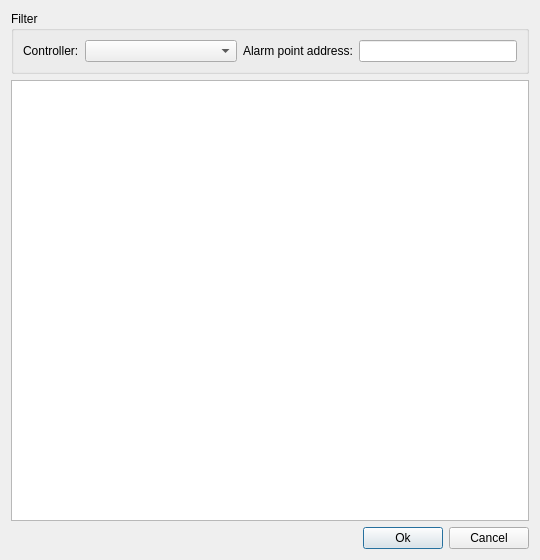
<?xml version="1.0" encoding="UTF-8"?>
<ui version="4.0">
 <class>dlgAlarmPoints</class>
 <widget class="QDialog" name="dlgAlarmPoints">
  <property name="geometry">
   <rect>
    <x>0</x>
    <y>0</y>
    <width>540</width>
    <height>560</height>
   </rect>
  </property>
  <property name="windowTitle">
   <string>Alarm points</string>
  </property>
  <layout class="QVBoxLayout" name="verticalLayout">
   <item>
    <widget class="QGroupBox" name="groupBox">
     <property name="title">
      <string>Filter</string>
     </property>
     <layout class="QVBoxLayout" name="verticalLayout_2">
      <item>
       <layout class="QGridLayout" name="gridLayout" columnstretch="0,1,0,1,0">
        <item row="1" column="2">
         <widget class="QLabel" name="label_5">
          <property name="text">
           <string>Alarm point address:</string>
          </property>
         </widget>
        </item>
        <item row="1" column="1">
         <widget class="QComboBox" name="comboBoxController"/>
        </item>
        <item row="1" column="3" colspan="2">
         <widget class="QLineEdit" name="lineEditAlarmPointAddress"/>
        </item>
        <item row="1" column="0">
         <widget class="QLabel" name="label">
          <property name="text">
           <string>Controller:</string>
          </property>
         </widget>
        </item>
       </layout>
      </item>
     </layout>
    </widget>
   </item>
   <item>
    <widget class="CTableView" name="tableView"/>
   </item>
   <item>
    <layout class="QHBoxLayout" name="horizontalLayout">
     <item>
      <spacer name="horizontalSpacer">
       <property name="orientation">
        <enum>Qt::Horizontal</enum>
       </property>
       <property name="sizeHint" stdset="0">
        <size>
         <width>40</width>
         <height>20</height>
        </size>
       </property>
      </spacer>
     </item>
     <item>
      <widget class="QPushButton" name="pushButtonOk">
       <property name="text">
        <string>Ok</string>
       </property>
      </widget>
     </item>
     <item>
      <widget class="QPushButton" name="pushButtonCancel">
       <property name="text">
        <string>Cancel</string>
       </property>
      </widget>
     </item>
    </layout>
   </item>
  </layout>
 </widget>
 <customwidgets>
  <customwidget>
   <class>CTableView</class>
   <extends>QTableView</extends>
   <header location="global">view/ctableview.h</header>
  </customwidget>
 </customwidgets>
 <resources/>
 <connections/>
</ui>
